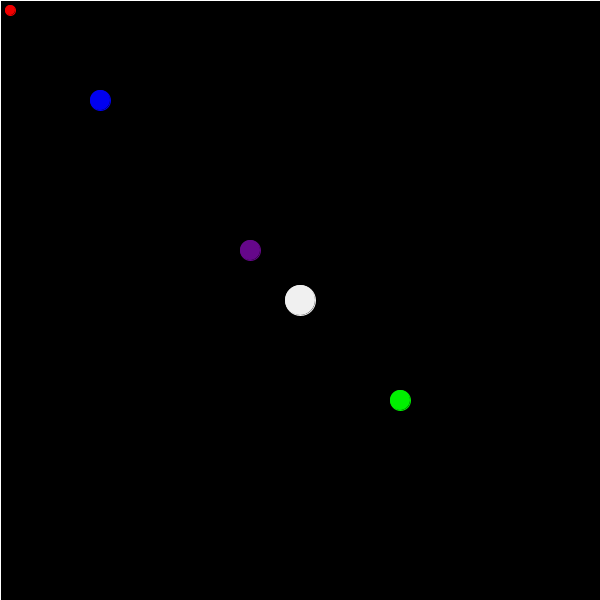
Frame 1 (no input)
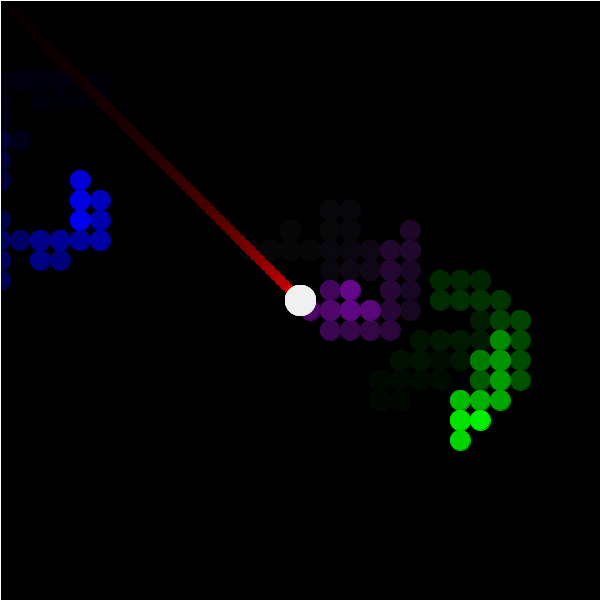
Frame 60 (the mouse pressed at the canvas centre just before this capture)
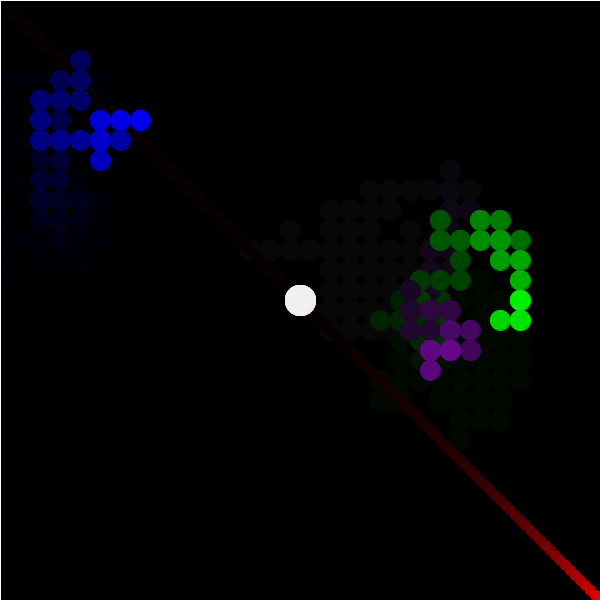
Frame 120 (the mouse held since frame 60 and released just before this capture)

The Processing sketch that drew these frames (run headless with seeded random() and noise(); from frame 60 on, the mouse is pressed at the canvas centre):

// Processing sketch: processing_73575
// ── processing_73575.pde

int x=300;
int y=300;
int hori=10;
int vert=10;
int change=5;
int go=590;
int stop=590;
int var=400;
int sol=400;
int g=100;
int h=100;
int m=250;
int n=250;
int e=255;
int r=255;
int t=255;
int randNum=int(random(0,51));
void setup()
{
  size(600,600);
  background(0,0,0);
}
void draw()
{
  squarething();
  cool();
  man();
  purp();
  stroke(255,255,255);
  fill(255,255,255);
  ellipse(x,y,30,30);
  fill(0,0,0,15);
  rect(0,0,600,600);
  
}
void keyPressed()
{
  if(key=='w')
  {
    y=y-20;
  }
  if(key=='s')
  {
    y=y+20;
  }
  if(key=='a')
  {
    x=x-20;
  }
  if(key=='d')
  {
    x=x+20;
  }
}
void mousePressed()
{
  if(mouseButton==LEFT)
  {
    background(e,r,t);
    
  }
}
void squarething()
{
  stroke(255,0,0);
  fill(255,0,0);
  ellipse(hori,vert,10,10);
  hori=hori+change;
  vert=vert+change;
  frameRate(20);
  if (hori>600)
  {
    change=-randNum;
  }
  if (hori<0)
  {
    change=randNum;
  }
  if (vert>600)
  {
    change=-randNum;
  }
  if (vert<0)
  {
    change=randNum;
  }
}

void cool()
{
  stroke(0,255,0);
  fill(0,255,0);
  ellipse(var,sol,20,20);
  int direction=int(random(0,4));
  if(direction==0)
  {
    var=var+20;
  }
  else if(direction==1)
  {
    var=var-20;
  }
  else if(direction==2)
  {
    sol=sol+20;
  }
  else
  {
    sol=sol-20;
  }
}
void man()
{
  stroke(0,0,255);
  fill(0,0,255);
  ellipse(g,h,20,20);
  int direction=int(random(0,4));
  if(direction==0)
  {
    g=g+20;
  }
  else if(direction==1)
  {
    g=g-20;
  }
  else if(direction==2)
  {
    h=h+20;
  }
  else
  {
    h=h-20;
  }
}
void purp()
{
  stroke(107,7,147);
  fill(107,7,147);
  ellipse(m,n,20,20);
  int direction=int(random(0,4));
  if(direction==0)
  {
    m=m+20;
  }
  else if(direction==1)
  {
    m=m-20;
  }
  else if(direction==2)
  {
    n=n+20;
  }
  else
  {
    n=n-20;
  }
}
  
  
  
  
